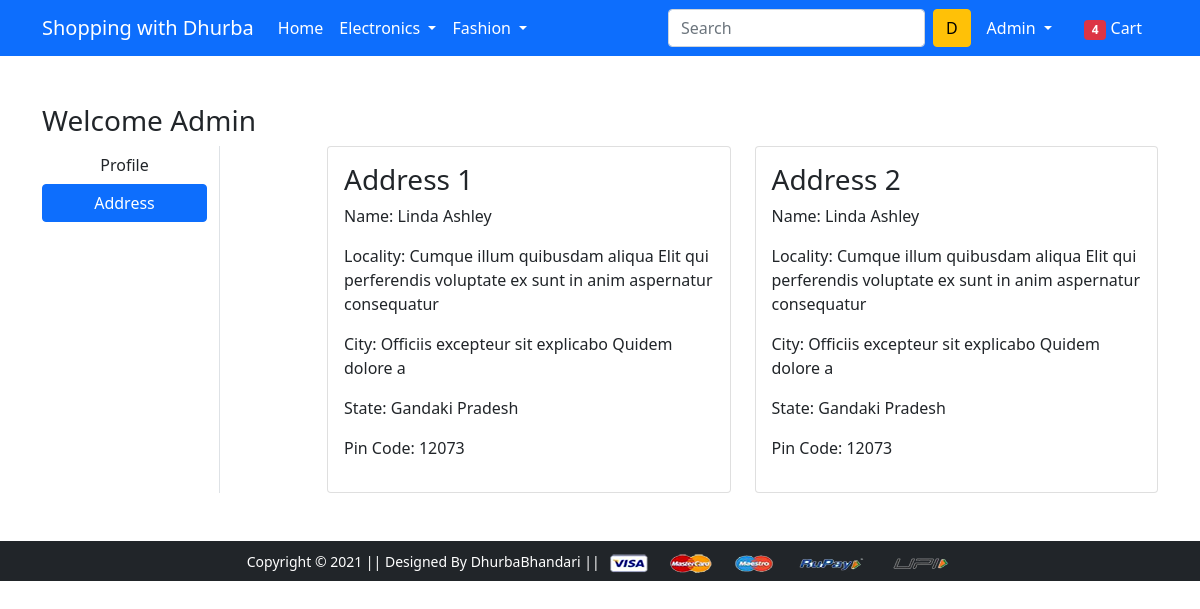
The page /address/ (signed in) on the database its author committed.
### shop_app/models.py (models this page shows, shortened)
class Customer(models.Model):
    user=models.ForeignKey(User,on_delete=models.CASCADE,db_constraint=False)
    name=models.CharField(max_length=200)
    locality=models.CharField(max_length=200)
    city=models.CharField(max_length=50)
    zipcode=models.PositiveIntegerField()
    state=models.CharField(choices=STATE_CHOICES,max_length=50)

### shop_app/views.py (the view)
# urls.py: path('address/', views.address.as_view(), name='address'),
@method_decorator(login_required,name='dispatch')
class address(View):
    def get(self,request):
        addr=Customer.objects.filter(user=self.request.user)
        return render(request, 'app/address.html',{'addr':addr,'active':'btn-primary'})

### shop_app/templates/app/address.html (shortened to what this page needs)
{% extends 'app/base.html' %}
{% load static %}
{% block main-content %}
<div class="container my-5">
    <div class="row">
        <h3>Welcome <span class="text-capitalize">{{request.user}}</span></h3>
        <div class="col-sm-2 border-end">
            <ul class="list-unstyled">
                <li class="d-grid"><a href="{% url 'profile' %}" class="btn">Profile</a></li>
                <li class="d-grid"><a href="{% url 'address' %}" class="btn {{active}}">Address</a></li>
            </ul>
        </div>
        <div class="col-sm-9 offset-sm-1">
            <div class="row">
                {% for a in addr%}
                <div class="col-sm-6">
                    <div class="card">
                        <div class="card-body">
                            <h3>Address {{forloop.counter}}</h3>
                            <p>Name: {{a.name}}</p>
                            <p>Locality: {{a.locality}}</p>
                            <p>City: {{a.city}}</p>
                            <p>State: {{a.state}}</p>
                            <p>Pin Code: {{a.zipcode}}</p>
                        </div>
                    </div>
                </div>
                {% endfor %}
            </div>
        </div>
    </div>
</div>
{% endblock main-content %}

### shop_app/templates/app/base.html (shortened to what this page needs)
<!doctype html>
{% load static %}
<html lang="en">
<head>
  <link href="https://cdn.jsdelivr.net/npm/bootstrap@5.0.0-beta1/dist/css/bootstrap.min.css" rel="stylesheet"
>
  <link rel="stylesheet" href="{% static 'app/css/owl.carousel.min.css' %}">
  <link rel="stylesheet" href="{% static 'app/css/all.min.css' %}">
  <link rel="stylesheet" href="{% static 'app/css/style.css' %}">
</head>
<body>
  <nav class="navbar navbar-expand-lg navbar-dark bg-primary">
    <div class="container">
      <a class="navbar-brand" href="/">Shopping with Dhurba</a>
      <div class="collapse navbar-collapse" id="navbarSupportedContent">
        <ul class="navbar-nav me-auto mb-2 mb-lg-0">
          <li class="nav-item">
            <a class="nav-link active" aria-current="page" href="/">Home</a>
          </li>
          <li class="nav-item dropdown">
            <a class="nav-link dropdown-toggle text-white" href="#" id="electronicsDropdown" role="button"
              data-bs-toggle="dropdown" aria-expanded="false">
              Electronics
            </a>
          </li>
          <li class="nav-item dropdown">
            <a class="nav-link dropdown-toggle text-white" href="#" id="fashionDropdown" role="button"
              data-bs-toggle="dropdown" aria-expanded="false">
              Fashion
            </a>
          </li>
        </ul>
        <form class="d-flex">
          <input class="form-control me-2" type="search" placeholder="Search" aria-label="Search">
          <button class="btn btn-warning" type="submit">D</button>
        </form>
        <div>
          <ul class="navbar-nav me-auto mb-2 mb-lg-0">
            {% if request.user.is_authenticated %}
            <li class="nav-item dropdown mx-2">
              <a class="nav-link dropdown-toggle text-white" href="#" id="profileDropdown" role="button"
                data-bs-toggle="dropdown" aria-expanded="false">
                {{request.user.username|capfirst}}
              </a>
            </li>
            <li class="nav-item mx-2">
              <a href="{% url 'showcart' %}" class="nav-link text-white"><span class="badge bg-danger">4</span> Cart
              </a>
            </li>
            {% endif %}
          </ul>
        </div>
      </div>
    </div>
  </nav>
  {% block main-content %} {% endblock main-content %}
  <footer class="container-fluid bg-dark text-center p-2 mt-5">
    <small class="text-white">Copyright &copy; 2021 || Designed By DhurbaBhandari || </small>
    <img src="{% static 'app/images/payment.png' %}" alt="" srcset="" class="img-fluid" height="2px">
  </footer>
</body>
</html>

### rows shown on the page
Customer: name "Linda Ashley", locality "Cumque illum quibusdam aliqua Elit qui perferendis voluptate ex sunt in anim aspernatur consequatur", city "Officiis excepteur sit explicabo Quidem dolore a", state "Gandaki Pradesh", zipcode "12073"
Customer: name "Linda Ashley", locality "Cumque illum quibusdam aliqua Elit qui perferendis voluptate ex sunt in anim aspernatur consequatur", city "Officiis excepteur sit explicabo Quidem dolore a", state "Gandaki Pradesh", zipcode "12073"

### other values the page prints
{{ request.user.username|capfirst }} "Admin"
{{ request.user }} "Admin"
